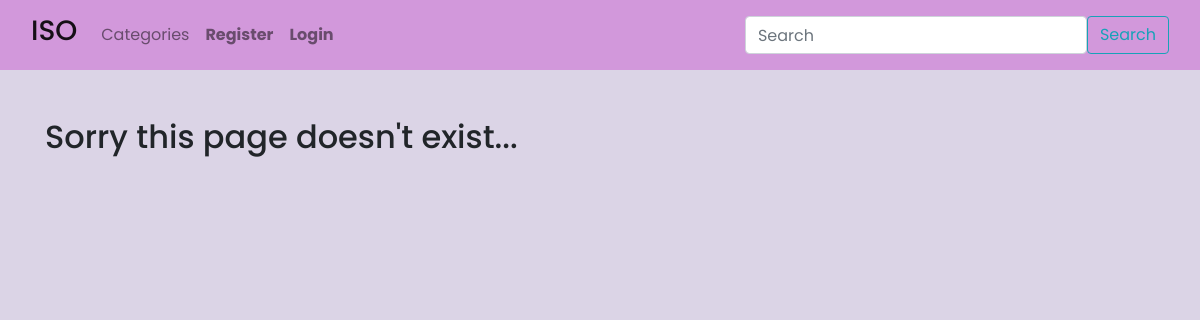
The page /category/coding/ on the database as committed earlier.
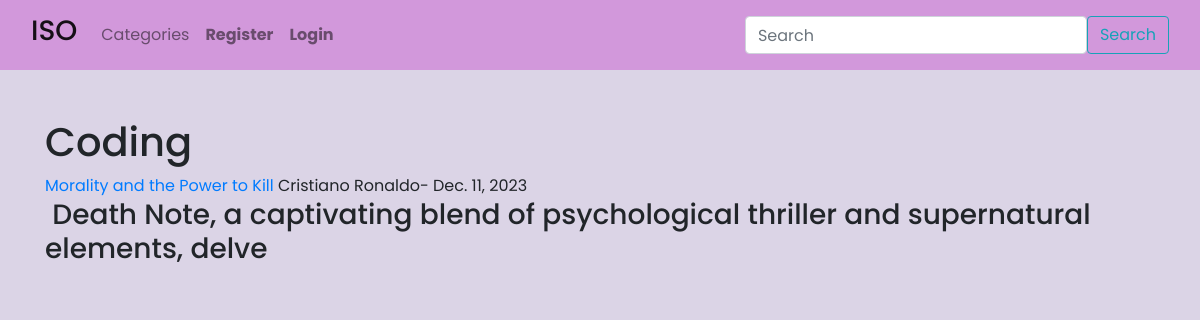
The same page on the database as committed later.
### ISO_Blog/models.py (models this page shows, shortened)
class Post(models.Model):
    title=models.CharField(max_length=255)
    header_image= models.ImageField(null=True, blank=True, upload_to="images/profile")
    title_tag=models.CharField(max_length=255)
    author=models.ForeignKey(User, on_delete=models.CASCADE)
    body=RichTextField(blank=True, null=True)
    post_date=models.DateField(auto_now_add=True)
    category=models.CharField(max_length=255, default='uncategorized')
    likes = models.ManyToManyField(User, related_name='blog_posts')
    snippet=models.CharField(max_length=255)

### ISO_Blog/views.py (the view)
# urls.py: path('category/<str:cats>/',CategoryView, name='category' ),
def CategoryView(request, cats):
    category_posts = Post.objects.filter(category=cats.replace('-', ' '))
    return render(request, 'categories.html', {'cats': cats.title().replace('-', ' '), 'category_posts':category_posts})

### ISO_Blog/templates/categories.html (shortened to what this page needs)
{% extends 'base.html' %}
{% block content %}
{% if category_posts %}
    <h1>{{cats}}</h1>
    <ul>
    {% for post in category_posts %}
         <li><a href="{% url 'post_details' post.pk %}">{{post.title}}</a>
             {{ post.author.first_name }}
            {{ post.author.last_name }}-
            {{ post.post_date }} <br/>
        {{post.body|slice:":100"|safe }}</li>
    {% endfor %}
    </ul>
{% else %}
    <h2>Sorry this page doesn't exist...</h2>
{% endif %}
{% endblock %}

### ISO_Blog/templates/base.html (shortened to what this page needs)
<!doctype html>
<html lang="en">
  <head>
    <link rel="stylesheet" href="https://cdn.jsdelivr.net/npm/bootstrap@4.4.1/dist/css/bootstrap.min.css">
  </head>
  <body style="background-color:rgb(219, 212, 230);">
    <nav class="navbar navbar-expand-lg navbar-light" style=background-color:#d298db; >
        <div class="container-fluid">
          <a class="navbar-brand" href="{% url 'Home' %}"><h3>ISO</h3></a>
          <div class="collapse navbar-collapse" id="navbarSupportedContent">
            <ul class="navbar-nav me-auto mb-2 mb-lg-0">
              {% if cat_menu %}
              <li class="nav-item dropdown">
                <a class="nav-link dropdown-toggle" href="#" id="navbarDropdown" role="button" data-toggle="dropdown" aria-haspopup="true" aria-expanded="false">
                <b>Categories</b>
                </a>
                <div class="dropdown-menu" aria-labelledby="navbarDropdown">
                  {% for item in cat_menu %}
                   <a class="dropdown-item" href="{%url 'category' item|slugify %}">{{ item }}</a>
                  {% endfor %}
                </div>
              </li>
              {% else %}
                <li class="nav-item">
                  <a class="nav-link" href="{% url 'category-list'%}">Categories</a>
                </li>
              {% endif %}
              {% if user.is_authenticated %}
               <div class="dropdown">
                <button class="btn background-color:#d298db btn-outline-dark " type="button" data-toggle="dropdown" aria-expanded="false">
                  Settings
                </button>
                <div class="dropdown-menu">
                  <li class="nav-item">
                    {% if user.profile.id %}
                      <a class="nav-link" href="{% url 'edit_profile_page' user.profile.id %}"><b>Edit Profile</b></a>
                      <a class="nav-link" href="{% url 'edit_profile'%}"><b>Account Settings</b></a>
                    </li>
                    <li class="nav-item">
                      <a class="nav-link" href="{% url 'show_profile_page' user.profile.id %}"><b>My Profile</b></a>
                    </li>
                    {% else %}
                    <li class="nav-item">
                      <a class="nav-link" href="{% url 'create_profile_page'%}"><b>Create Profile</b></a>
                    </li>
                    {% endif %}
                </div>
              </div>
                <li class="nav-item">
                  <a class="nav-link" href="{% url 'add_post'%}"><b>Add Post</b></a>
                </li>
                <li class="nav-item">
                  <a class="nav-link" href="{% url 'logout'%}"><b>Logout</b></a>
                </li>
              {% else %}
                <li class="nav-item">
                  <a class="nav-link" href="{% url 'register'%}"><b>Register</b></a>
                </li>
                <li class="nav-item">
                  <a class="nav-link" href="{% url 'login'%}"><b>Login</b></a>
                </li>
              {% endif %}
            </ul>
            <form method="get" action="/search" class="form-inline my-2 my-lg 0">
              <input class="form-control me-2" type="search" placeholder="Search" aria-label="Search" name="searching" id="searching" required>
              <button class="btn btn-outline-info" type="submit">Search</button>
            </form>
          </div>
        </div>
      </nav>
    <br/>
    <br/>
    <div class="container">
      {% block content %}
      {% endblock %}
    </div>
  </body>
</html>

### ISO_Blog/templates/base.html (style rules this page uses)
body { font-family: 'Poppins', sans-serif; }
ul { list-style-type: none; margin: 0; padding: 0; }

Rows that differ between the two databases and show on the page:
added Post: category "Coding", title "Morality and the Power to Kill", author.first_name "Cristiano", author.last_name "Ronaldo", post_date "Dec. 11, 2023", body "Death Note, a captivating blend of psychological thriller and supernatural elements, delve"
Other text that changed with them:
text no longer shown: "Sorry this page doesn't exist..."
